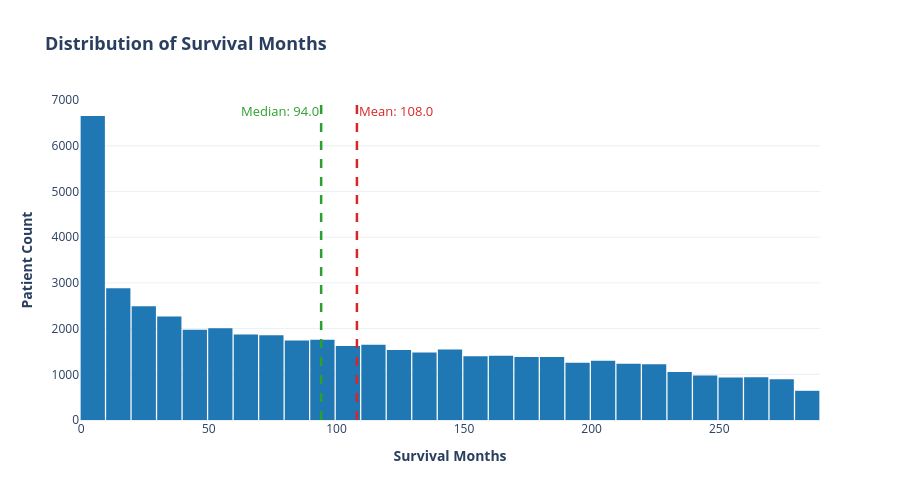

Notebook code cell kept with this figure:
### Markdown cell above
# Data Analysis and Vistualization

### Code cell
import plotly.express as px

mean_val = df_clean['Survival months'].mean()
median_val = df_clean['Survival months'].median()

fig_survival = px.histogram(
    df_clean, 
    x='Survival months',
    nbins=40,
    title='<b>Distribution of Survival Months</b>',
    labels={'Survival months': 'Survival Months'},
    color_discrete_sequence=['#1f77b4']
)

fig_survival.add_vline(
    x=median_val, 
    line_dash="dash", 
    line_color="#2ca02c", 
    line_width=2.5,
    annotation_text=f"Median: {median_val:.1f}",
    annotation_position="top left",
    annotation_font=dict(size=13, color="#2ca02c")
)

fig_survival.add_vline(
    x=mean_val, 
    line_dash="dash", 
    line_color="#d62728", 
    line_width=2.5,
    annotation_text=f"Mean: {mean_val:.1f}",
    annotation_position="top right",
    annotation_font=dict(size=13, color="#d62728")
)

fig_survival.update_layout(
    template='plotly_white',
    xaxis_title='<b>Survival Months</b>',
    yaxis_title='<b>Patient Count</b>',
    title_font_size=18,
    bargap=0.05, 
    height=500
)

fig_survival.show()

### Figure 1 — Plotly figure (JSON) as saved in the notebook; plotly's stock layout.template omitted (floating-point values rounded to 4 significant figures; data arrays with more than 128 entries replaced by an {"elided": "..."} marker saying what was removed)
{"data": [{"bingroup": "x", "hovertemplate": "Survival Months=%{x}<br>count=%{y}<extra></extra>", "legendgroup": "", "marker": {"color": "#1f77b4", "pattern": {"shape": ""}}, "name": "", "nbinsx": 40, "orientation": "v", "showlegend": false, "type": "histogram", "x": {"elided": "49280 float values"}, "xaxis": "x", "yaxis": "y"}], "layout": {"annotations": [{"font": {"color": "#2ca02c", "size": 13}, "showarrow": false, "text": "Median: 94.0", "x": 94, "xanchor": "right", "xref": "x", "y": 1, "yanchor": "top", "yref": "y domain"}, {"font": {"color": "#d62728", "size": 13}, "showarrow": false, "text": "Mean: 108.0", "x": 108.0, "xanchor": "left", "xref": "x", "y": 1, "yanchor": "top", "yref": "y domain"}], "bargap": 0.05, "barmode": "relative", "height": 500, "legend": {"tracegroupgap": 0}, "shapes": [{"line": {"color": "#2ca02c", "dash": "dash", "width": 2.5}, "type": "line", "x0": 94, "x1": 94, "xref": "x", "y0": 0, "y1": 1, "yref": "y domain"}, {"line": {"color": "#d62728", "dash": "dash", "width": 2.5}, "type": "line", "x0": 108.0, "x1": 108.0, "xref": "x", "y0": 0, "y1": 1, "yref": "y domain"}], "title": {"font": {"size": 18}, "text": "<b>Distribution of Survival Months</b>"}, "xaxis": {"anchor": "y", "domain": [0, 1], "title": {"text": "<b>Survival Months</b>"}}, "yaxis": {"anchor": "x", "domain": [0, 1], "title": {"text": "<b>Patient Count</b>"}}}}
